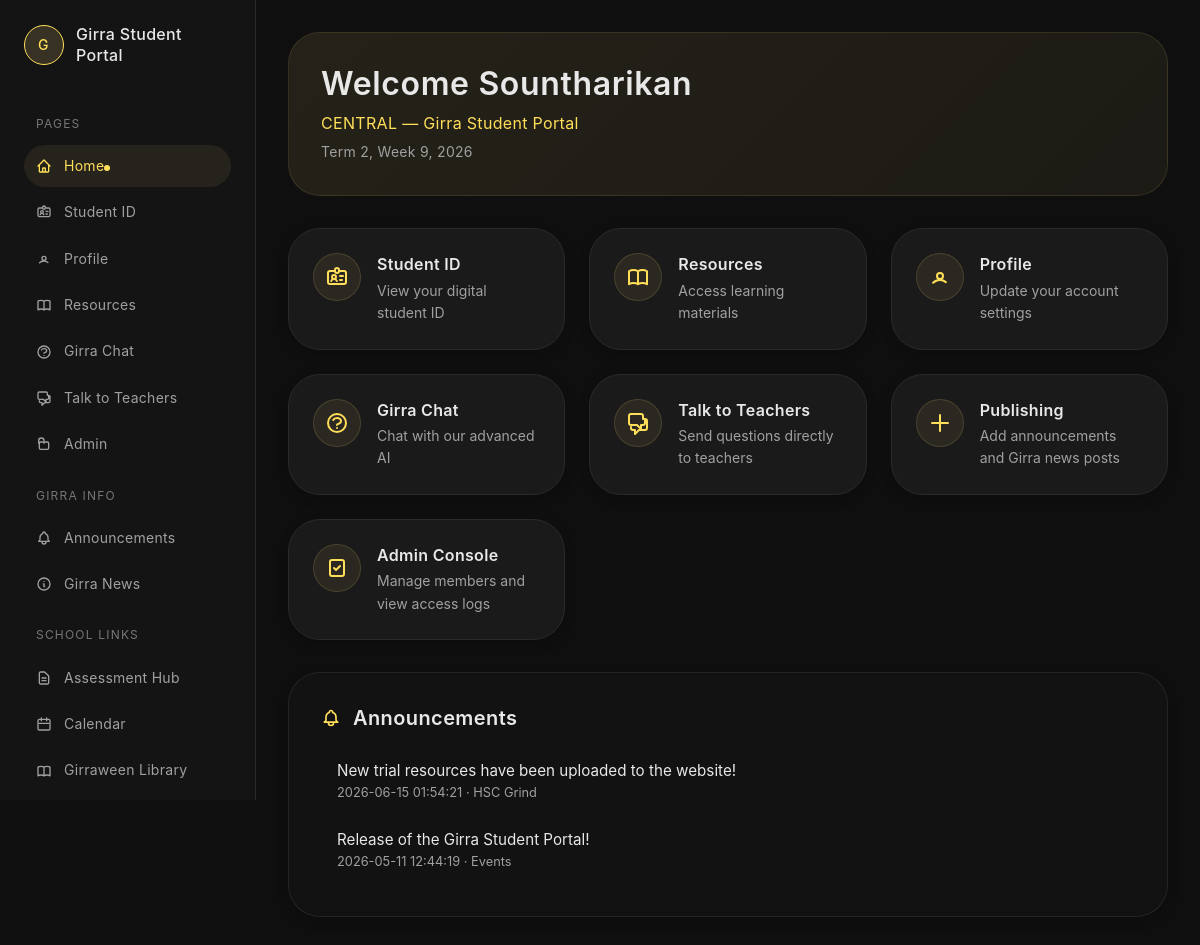
The app's page /home (signed in) with its own data.
### tables this page shows
CREATE TABLE users (
    id INTEGER PRIMARY KEY AUTOINCREMENT,
    first_name TEXT NOT NULL,
    last_name TEXT NOT NULL,
    email TEXT NOT NULL UNIQUE,
    password_hash TEXT NOT NULL,
    access_level TEXT NOT NULL CHECK(access_level IN ('7','8','9','10','11','12','T')),
    created_at TEXT DEFAULT (datetime('now'))
, student_number TEXT, role TEXT NOT NULL DEFAULT 'student');

CREATE TABLE content_items (
    id INTEGER PRIMARY KEY AUTOINCREMENT,
    content_type TEXT NOT NULL CHECK(content_type IN ('announcement','news')),
    title TEXT NOT NULL,
    category TEXT,
    body TEXT NOT NULL,
    created_by INTEGER,
    created_at TEXT DEFAULT (datetime('now')),
    FOREIGN KEY (created_by) REFERENCES users(id)
);

### app.py (the view)
@app.route('/home')
def home():
    if not session.get('logged_in'):
        return redirect(url_for('login'))
    conn = get_db()
    cur = conn.cursor()
    cur.execute("""
        SELECT content_items.*, users.first_name, users.last_name
        FROM content_items
        LEFT JOIN users ON users.id = content_items.created_by
        WHERE content_type = 'announcement'
        ORDER BY created_at DESC
        LIMIT 3
    """)
    announcements = cur.fetchall()
    conn.close()
    return render_template(
        'home.html',
        username=session.get('name', 'Student'),
        school_term=get_school_term_label(),
        announcements=announcements,
        is_teacher=is_teacher(),
        is_admin=is_admin(),
        can_publish=can_publish_posts()
    )

### app.py (called while the page is built)
def csrf_token():
    token = session.get("_csrf_token")
    if not token:
        token = secrets.token_urlsafe(32)
        session["_csrf_token"] = token
    return token

def get_db():
    conn = sqlite3.connect("girra_portal.db")
    conn.row_factory = sqlite3.Row
    return conn

def get_school_term_label(today=None):
    today = today or date.today()
    terms = NSW_SCHOOL_TERMS.get(today.year, [])
    for term_number, start_date, end_date in terms:
        if start_date <= today <= end_date:
            week_number = ((today - start_date).days // 7) + 1
            return f"Term {term_number}, Week {week_number}, {today.year}"
    return f"School Holidays, {today.year}"

def current_role() -> str:
    return session.get("role", "teacher" if session.get("access_level") == "T" else "student")

def is_teacher() -> bool:
    return current_role() == "teacher" and session.get("access_level") == "T"

def is_admin() -> bool:
    return current_role() == "admin"

def can_publish_posts() -> bool:
    return is_teacher() or is_admin()

def get_last_seen(cur, user_id: int, item_type: str, item_id: int = 0):
    cur.execute("""
        SELECT last_seen_at
        FROM user_read_state
        WHERE user_id = ? AND item_type = ? AND item_id = ?
    """, (user_id, item_type, item_id))
    row = cur.fetchone()
    return row["last_seen_at"] if row else "1970-01-01 00:00:00"

@app.context_processor
def inject_notifications():
    return {
        "notifications": get_notification_counts(),
        "is_teacher": is_teacher(),
        "is_admin": is_admin(),
    }

### templates/home.html (shortened to what this page needs)
<!DOCTYPE html>
<html lang="en">
<head>
    <link rel="stylesheet" href="{{ url_for('static', filename='styles/global.css') }}">
    <link rel="stylesheet" href="{{ url_for('static', filename='styles/home.css') }}">
    <link rel="stylesheet" href="{{ url_for('static', filename='styles/pages.css') }}">
</head>
<body>
    <div class="dashboard">
        <aside class="sidebar" id="sidebar">
            <div class="sidebar-content">
                <div class="sidebar-logo">
                    <div class="logo-box">
                        <span>G</span>
                    </div>
                    <div class="logo-text">
                        <a href="/"><h2>Girra Student Portal</h2></a>
                    </div>
                </div>
                <nav class="sidebar-nav">
                    <div class="nav-header">PAGES</div>
                    <a href="/home" class="nav-item active" data-page="home">
                        <svg class="nav-icon" fill="none" stroke="currentColor" viewBox="0 0 24 24">
                            <path stroke-linecap="round" stroke-linejoin="round" stroke-width="2" d="M3 12l2-2m0 0l7-7 7 7M5 10v10a1 1 0 001 1h3m10-11l2 2m-2-2v10a1 1 0 01-1 1h-3m-6 0a1 1 0 001-1v-4a1 1 0 011-1h2a1 1 0 011 1v4a1 1 0 001 1m-6 0h6"/>
                        </svg>
                        <span class="nav-label">Home</span>
                    </a>
                    {% if not is_teacher %}
                    <a href="/student-id" class="nav-item" data-page="student-id">
                        <span class="nav-label">Student ID</span>
                    </a>
                    {% endif %}
                    <a href="/profile" class="nav-item" data-page="profile">
                        <svg class="nav-icon" fill="none" stroke="currentColor" viewBox="0 0 24 24">
                            <path stroke-linecap="round" stroke-linejoin="round" stroke-width="2" d="M5.121 17.804A8.966 8.966 0 0112 15c2.21 0 4.236.8 5.879 2.129M15 11a3 3 0 11-6 0 3 3 0 016 0z"/>
                        </svg>
                        <span class="nav-label">Profile</span>
                    </a>
                    <a href="/resources" class="nav-item" data-page="resources">
                        <span class="nav-label">Resources</span>
                    </a>
                    <a href="/help" class="nav-item" data-page="help">
                        <svg class="nav-icon" fill="none" stroke="currentColor" viewBox="0 0 24 24">
                            <path stroke-linecap="round" stroke-linejoin="round" stroke-width="2" d="M8.228 9c.549-1.165 2.03-2 3.772-2 2.21 0 4 1.343 4 3 0 1.4-1.278 2.575-3.006 2.907-.542.104-.994.54-.994 1.093m0 3h.01M21 12a9 9 0 11-18 0 9 9 0 0118 0z"/>
                        </svg>
                        <span class="nav-label">Girra Chat </span>
                    </a>
                    <a href="/teacher-chat" class="nav-item" data-page="teacher-chat">
                        <svg class="nav-icon" fill="none" stroke="currentColor" viewBox="0 0 24 24">
                            <path stroke-linecap="round" stroke-linejoin="round" stroke-width="2" d="M17 8h2a2 2 0 012 2v7a2 2 0 01-2 2h-6l-4 4v-4H7a2 2 0 01-2-2v-1m12-8V5a2 2 0 00-2-2H5a2 2 0 00-2 2v7a2 2 0 002 2h6l4 4v-4h2a2 2 0 002-2V8z"/>
                        </svg>
                        <span class="nav-label">Talk to Teachers</span>
                    </a>
                    {% if is_admin %}
                    <a href="/admin" class="nav-item" data-page="admin">
                        <svg class="nav-icon" fill="none" stroke="currentColor" viewBox="0 0 24 24">
                            <path stroke-linecap="round" stroke-linejoin="round" stroke-width="2" d="M12 11c0-1.105.895-2 2-2h3a2 2 0 012 2v7a2 2 0 01-2 2H7a2 2 0 01-2-2v-7a2 2 0 012-2h3m2 2V7a4 4 0 10-8 0v4"/>
                        </svg>
                        <span class="nav-label">Admin</span>
                    </a>
                    {% endif %}
                    <div class="nav-header">GIRRA INFO</div>
                    <a href="/announcements" class="nav-item" data-page="announcements">
                        <span class="nav-label">Announcements</span>
                    </a>
                    <a href="/news" class="nav-item" data-page="news">
                        <svg class="nav-icon" fill="none" stroke="currentColor" viewBox="0 0 24 24">
                            <path stroke-linecap="round" stroke-linejoin="round" stroke-width="2" d="M13 16h-1v-4h-1m1-4h.01M21 12a9 9 0 11-18 0 9 9 0 0118 0z"/>
                        </svg>
                        <span class="nav-label">Girra News</span>
                    </a>
                    <div class="nav-header">SCHOOL LINKS</div>
                    <a href="https://girraween-h.schools.nsw.gov.au/learning-and-support/assessments" class="nav-item" target="_blank" rel="noopener noreferrer">
                        <svg class="nav-icon" fill="none" stroke="currentColor" viewBox="0 0 24 24">
                            <path stroke-linecap="round" stroke-linejoin="round" stroke-width="2" d="M9 12h6m-6 4h6m2 5H7a2 2 0 01-2-2V5a2 2 0 012-2h5.586a1 1 0 01.707.293l5.414 5.414A1 1 0 0119 9.414V19a2 2 0 01-2 2z"/>
                        </svg>
                        <span class="nav-label">Assessment Hub</span>
                    </a>
                    <a href="https://girraween-h.sentral.com.au/s-Qedxel/webcal/calendar/4" class="nav-item" target="_blank" rel="noopener noreferrer">
                        <svg class="nav-icon" fill="none" stroke="currentColor" viewBox="0 0 24 24">
                            <path stroke-linecap="round" stroke-linejoin="round" stroke-width="2" d="M8 7V3m8 4V3M5 11h14M5 5h14a2 2 0 012 2v12a2 2 0 01-2 2H5a2 2 0 01-2-2V7a2 2 0 012-2z"/>
                        </svg>
                        <span class="nav-label">Calendar</span>
                    </a>
                    <a href="https://oliver-20.library.det.nsw.edu.au/4/home/news" class="nav-item" target="_blank" rel="noopener noreferrer">
                        <span class="nav-label">Girraween Library</span>
                    </a>
                    <a href="/analytics" class="nav-item" data-page="analytics">
                    </a>
                </nav>
            </div>
        </aside>
        <main class="main-content">
            <div class="hero-banner">
                <h1>Welcome {{ username }}</h1>
                <p class="banner-subtitle">CENTRAL — Girra Student Portal</p>
                <p class="banner-term">{{ school_term }}</p>
            </div>
            <div class="feature-grid">
                {% if not is_teacher %}
                <a href="/student-id" class="feature-card">
                    <div class="feature-icon-box">
                    </div>
                    <div>
                        <h3>Student ID</h3>
                        <p>View your digital student ID</p>
                    </div>
                </a>
                {% endif %}
                <a href="/resources" class="feature-card">
                    <div class="feature-icon-box">
                    </div>
                    <div>
                        <h3>Resources</h3>
                        <p>Access learning materials{% if notifications.resources %} · {{ notifications.resources }} new{% endif %}</p>
                    </div>
                </a>
                <a href="/profile" class="feature-card">
                    <div class="feature-icon-box">
                        <svg class="feature-icon" fill="none" stroke="currentColor" viewBox="0 0 24 24">
                            <path stroke-linecap="round" stroke-linejoin="round" stroke-width="2" d="M5.121 17.804A8.966 8.966 0 0112 15c2.21 0 4.236.8 5.879 2.129M15 11a3 3 0 11-6 0 3 3 0 016 0z"/>
                        </svg>
                    </div>
                    <div>
                        <h3>Profile</h3>
                        <p>Update your account settings</p>
                    </div>
                </a>
                <a href="/help" class="feature-card">
                    <div class="feature-icon-box">
                        <svg class="feature-icon" fill="none" stroke="currentColor" viewBox="0 0 24 24">
                            <path stroke-linecap="round" stroke-linejoin="round" stroke-width="2" d="M8.228 9c.549-1.165 2.03-2 3.772-2 2.21 0 4 1.343 4 3 0 1.4-1.278 2.575-3.006 2.907-.542.104-.994.54-.994 1.093m0 3h.01M21 12a9 9 0 11-18 0 9 9 0 0118 0z"/>
                        </svg>
                    </div>
                    <div>
                        <h3>Girra Chat</h3>
                        <p>Chat with our advanced AI</p>
                    </div>
                </a>
                <a href="/teacher-chat" class="feature-card">
                    <div class="feature-icon-box">
                        <svg class="feature-icon" fill="none" stroke="currentColor" viewBox="0 0 24 24">
                            <path stroke-linecap="round" stroke-linejoin="round" stroke-width="2" d="M17 8h2a2 2 0 012 2v7a2 2 0 01-2 2h-6l-4 4v-4H7a2 2 0 01-2-2v-1m12-8V5a2 2 0 00-2-2H5a2 2 0 00-2 2v7a2 2 0 002 2h6l4 4v-4h2a2 2 0 002-2V8z"/>
                        </svg>
                    </div>
                    <div>
                        <h3>Talk to Teachers</h3>
                        <p>Send questions directly to teachers{% if notifications.teacher_chat %} · {{ notifications.teacher_chat }} unread{% endif %}</p>
                    </div>
                </a>
                {% if can_publish %}
                <a href="/announcements" class="feature-card">
                    <div class="feature-icon-box">
                        <svg class="feature-icon" fill="none" stroke="currentColor" viewBox="0 0 24 24">
                            <path stroke-linecap="round" stroke-linejoin="round" stroke-width="2" d="M12 4v16m8-8H4"/>
                        </svg>
                    </div>
                    <div>
                        <h3>Publishing</h3>
                        <p>Add announcements and Girra news posts</p>
                    </div>
                </a>
                {% endif %}
                {% if is_admin %}
                <a href="/admin" class="feature-card">
                    <div class="feature-icon-box">
                        <svg class="feature-icon" fill="none" stroke="currentColor" viewBox="0 0 24 24">
                            <path stroke-linecap="round" stroke-linejoin="round" stroke-width="2" d="M9 12l2 2 4-4M7 4h10a2 2 0 012 2v12a2 2 0 01-2 2H7a2 2 0 01-2-2V6a2 2 0 012-2z"/>
                        </svg>
                    </div>
                    <div>
                        <h3>Admin Console</h3>
                        <p>Manage members and view access logs</p>
                    </div>
                </a>
                {% endif %}
            </div>
            <div class="announcements-panel">
                <div class="panel-header">
                    <h2>Announcements</h2>
                </div>
                {% for item in announcements %}
                <div class="resource-row">
                    <div>
                        <p class="resource-title">{{ item.title }}</p>
                        <p class="resource-meta">{{ item.created_at }}{% if item.category %} · {{ item.category }}{% endif %}</p>
                    </div>
                </div>
                {% else %}
                <p class="panel-empty">Currently there are no announcements available</p>
                {% endfor %}
            </div>
        </main>
    </div>
</body>
</html>

### static/styles/global.css (style rules this page uses)
:root { --girra-bg: #0f0f0f; --girra-sidebar: #141414; --girra-bg-lighter: #1a1a1a; --girra-border: #2a2a2a; --girra-yellow: #ffde59; --girra-text: #e8e8e8; --girra-text-muted: #a0a0a0; --spacing-xs: 0.25rem; --spacing-sm: 0.5rem; --spacing-md: 1rem; --spacing-lg: 1.5rem; --spacing-xl: 2rem; --radius-sm: 0.5rem; --radius-md: 0.75rem; --radius-lg: 1rem; --radius-xl: 1.5rem; --radius-2xl: 2rem; --radius-3xl: 3rem; --transition-fast: 200ms ease; --transition-normal: 300ms ease; --transition-slow: 500ms ease; }
* { margin: 0; padding: 0; box-sizing: border-box; }
html, body { font-family: -apple-system, BlinkMacSystemFont, 'Segoe UI', Roboto, 'Helvetica Neue', Arial, sans-serif; background-color: var(--girra-bg); color: var(--girra-text); line-height: 1.6; -webkit-font-smoothing: antialiased; -moz-osx-font-smoothing: grayscale; }
body { min-height: 100vh; overflow-x: hidden; }
h1 { font-size: 2.5rem; font-weight: 600; line-height: 1.2; letter-spacing: -0.02em; }
h2 { font-size: 1.5rem; font-weight: 600; line-height: 1.3; }
h3 { font-size: 1.25rem; font-weight: 600; line-height: 1.4; }
p { font-size: 1rem; line-height: 1.6; }
a { color: inherit; text-decoration: none; transition: color var(--transition-fast); }
.resource-row { display: flex; justify-content: space-between; align-items: center; padding: 0.75rem 1rem; border-radius: var(--radius-xl); transition: background var(--transition-fast), transform var(--transition-fast); }
.resource-title { font-size: 0.95rem; color: var(--girra-text); }
.resource-meta { font-size: 0.8rem; color: var(--girra-text-muted); }

### records on screen
users: first_name "Sountharikan"
content_items: title "New trial resources have been uploaded to the website!", created_at "2026-06-15 01:54:21", category "HSC Grind"
content_items: title "Release of the Girra Student Portal!", created_at "2026-05-11 12:44:19", category "Events"

### other values on screen
{{ school_term }} "Term 2, Week 9, 2026"
